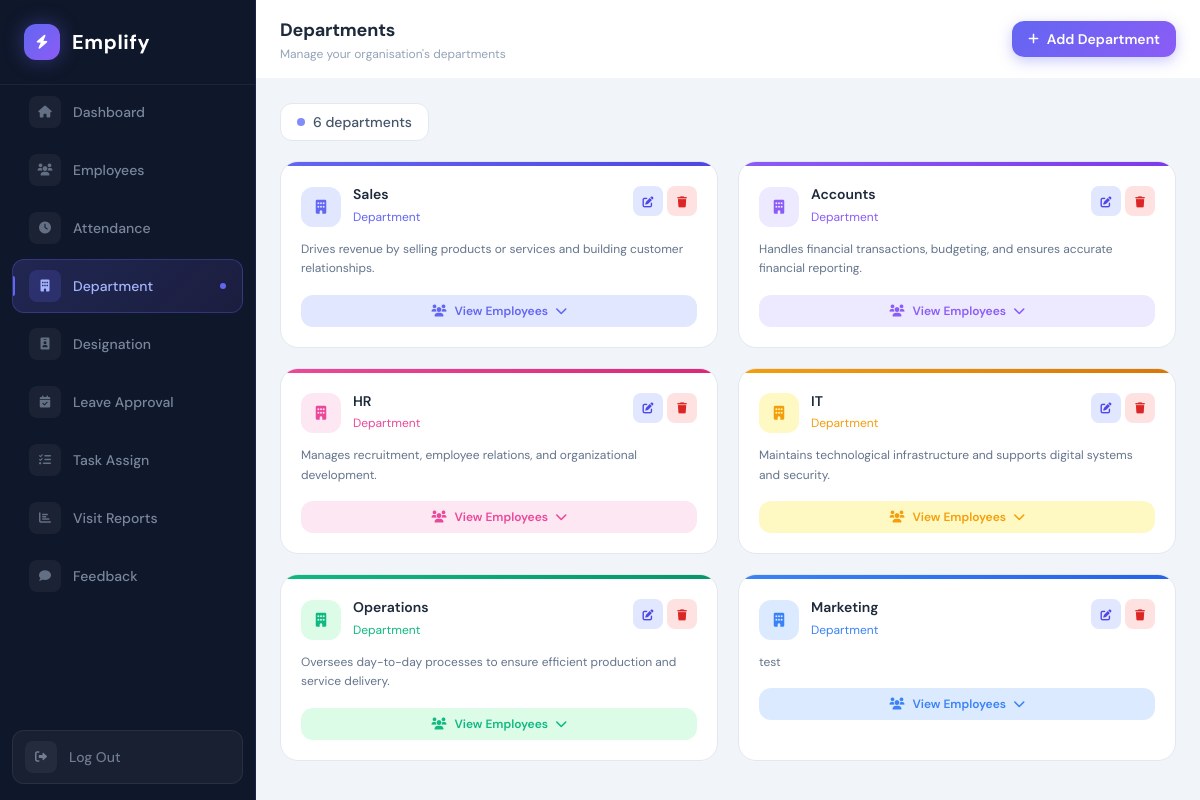
Screenshot of /admin/department.php (signed in) with the database file from the repository.
### tables this page shows
CREATE TABLE `department` (
  `dep_id` int(11) NOT NULL,
  `name` varchar(100) DEFAULT NULL,
  `description` varchar(200) DEFAULT NULL
);

### admin/department.php (the view, shortened to what this page needs)
<?php
require_once '../config/db.php';
$result      = $conn->query("SELECT * FROM department");
$departments = $result ? $result->fetch_all(MYSQLI_ASSOC) : [];
$total       = count($departments);
?>
<!DOCTYPE html>
<html lang="en">
<head>
    <script src="https://cdn.tailwindcss.com"></script>
    <link rel="stylesheet" href="https://cdnjs.cloudflare.com/ajax/libs/font-awesome/6.0.0/css/all.min.css">
</head>
<body>
<?php include('../includes/sidebar.php'); ?>
<div class="main-area">
    <div class="flex items-center justify-between px-6 py-4 bg-white"
         style="border-bottom: 1px solid #f1f5f9; min-height: 64px;">
        <div>
            <h1 class="text-lg font-bold text-slate-800" style="letter-spacing: -0.2px;">Departments</h1>
            <p class="text-xs text-slate-400 mt-0.5">Manage your organisation's departments</p>
        </div>
        <button onclick="openModal('addModal')"
                class="inline-flex items-center gap-2 text-sm font-semibold px-4 py-2 rounded-xl text-white transition-all"
                style="background: linear-gradient(135deg,#6366f1,#8b5cf6); box-shadow: 0 4px 14px rgba(99,102,241,0.35);"
                onmouseover="this.style.boxShadow='0 6px 20px rgba(99,102,241,0.5)'"
                onmouseout="this.style.boxShadow='0 4px 14px rgba(99,102,241,0.35)'">
            <i class="fas fa-plus text-xs"></i> Add Department
        </button>
    </div>
    <div class="flex-1 overflow-y-auto p-6 space-y-5">
        <div class="flex items-center gap-3">
            <div class="flex items-center gap-2 text-sm font-medium px-4 py-2 rounded-xl bg-white"
                 style="border: 1px solid #e2e8f0;">
                <span class="w-2 h-2 rounded-full bg-indigo-400 inline-block"></span>
                <span class="text-slate-600"><?php echo $total; ?> department<?php echo $total !== 1 ? 's' : ''; ?></span>
            </div>
        </div>
        <?php if (empty($departments)): ?>
        <div class="flex flex-col items-center justify-center py-24">
            <div class="w-16 h-16 rounded-2xl flex items-center justify-center mb-4"
                 style="background: #f1f5f9;">
                <i class="fas fa-building text-slate-300 text-2xl"></i>
            </div>
            <p class="text-slate-400 font-medium">No departments yet</p>
            <p class="text-slate-300 text-sm mt-1">Click "Add Department" to create your first one</p>
        </div>
        <?php else: ?>
        <?php
        $card_accents = [
            ['light'=>'#e0e7ff','color'=>'#6366f1','dark'=>'#4f46e5'],
            ['light'=>'#ede9fe','color'=>'#8b5cf6','dark'=>'#7c3aed'],
            ['light'=>'#fce7f3','color'=>'#ec4899','dark'=>'#db2777'],
            ['light'=>'#fef9c3','color'=>'#f59e0b','dark'=>'#d97706'],
            ['light'=>'#dcfce7','color'=>'#10b981','dark'=>'#059669'],
            ['light'=>'#dbeafe','color'=>'#3b82f6','dark'=>'#2563eb'],
            ['light'=>'#ffedd5','color'=>'#f97316','dark'=>'#ea580c'],
        ];
        ?>
        <div class="grid grid-cols-1 sm:grid-cols-2 xl:grid-cols-3 gap-5">
            <?php foreach ($departments as $i => $dept):
                $ac = $card_accents[$i % count($card_accents)];
            ?>
            <div class="dept-card">
                <div class="h-1 w-full" style="background: linear-gradient(90deg, <?php echo $ac['color']; ?>, <?php echo $ac['dark']; ?>);"></div>
                <div class="p-5">
                    <div class="flex items-start justify-between gap-3 mb-3">
                        <div class="flex items-center gap-3">
                            <div class="w-10 h-10 rounded-xl flex items-center justify-center flex-shrink-0"
                                 style="background: <?php echo $ac['light']; ?>;">
                                <i class="fas fa-building text-sm" style="color: <?php echo $ac['color']; ?>;"></i>
                            </div>
                            <div>
                                <h3 class="font-semibold text-slate-800 text-sm leading-tight">
                                    <?php echo htmlspecialchars($dept['name']); ?>
                                </h3>
                                <span class="text-xs" style="color: <?php echo $ac['color']; ?>;">Department</span>
                            </div>
                        </div>
                        <div class="flex items-center gap-1 flex-shrink-0">
                            <button class="btn-icon" style="background:#e0e7ff; color:#4f46e5;"
                                    onmouseover="this.style.background='#c7d2fe'"
                                    onmouseout="this.style.background='#e0e7ff'"
                                    onclick="openEditModal(<?php echo $dept['dep_id']; ?>, '<?php echo htmlspecialchars(addslashes($dept['name'])); ?>', '<?php echo htmlspecialchars(addslashes($dept['description'])); ?>')"
                                    title="Edit">
                                <i class="fas fa-edit"></i>
                            </button>
                            <button class="btn-icon" style="background:#fee2e2; color:#dc2626;"
                                    onmouseover="this.style.background='#fecaca'"
                                    onmouseout="this.style.background='#fee2e2'"
                                    onclick="confirmDelete(<?php echo $dept['dep_id']; ?>)"
                                    title="Delete">
                                <i class="fas fa-trash"></i>
                            </button>
                        </div>
                    </div>
                    <p class="text-xs text-slate-500 leading-relaxed mb-4 line-clamp-2">
                        <?php echo htmlspecialchars($dept['description']) ?: '<span class="text-slate-300 italic">No description provided</span>'; ?>
                    </p>
                    <button onclick="toggleEmployees(<?php echo $dept['dep_id']; ?>, this)"
                            class="w-full flex items-center justify-center gap-2 text-xs font-semibold py-2 rounded-xl transition-all"
                            style="background: <?php echo $ac['light']; ?>; color: <?php echo $ac['color']; ?>;">
                        <i class="fas fa-users text-xs"></i>
                        <span>View Employees</span>
                        <i class="fas fa-chevron-down text-xs transition-transform" id="chevron-<?php echo $dept['dep_id']; ?>"></i>
                    </button>
                </div>
            </div>
            <?php endforeach; ?>
        </div>
        <?php endif; ?>
    </div>
</div>
</body>
</html>

### admin/department.php (style rules this page uses)
* { font-family: 'DM Sans', sans-serif; }
body { background: #f1f5f9; height: 100vh; overflow: hidden; }
.main-area { display: flex; flex-direction: column; height: 100vh; overflow: hidden; margin-left: 0; }
@media (min-width: 1024px) { .main-area { margin-left: 256px; } }
.dept-card { background: #fff; border: 1px solid #e2e8f0; border-radius: 18px; transition: box-shadow 0.2s, transform 0.2s; overflow: hidden; }
.btn-icon { width: 30px; height: 30px; border-radius: 8px; display: inline-flex; align-items: center; justify-content: center; font-size: 11px; transition: background 0.15s, transform 0.15s; cursor: pointer; border: none; }

### rows the page displays
department: name "Sales", description "Drives revenue by selling products or services and building customer relationships."
department: name "Accounts", description "Handles financial transactions, budgeting, and ensures accurate financial reporting."
department: name "HR", description "Manages recruitment, employee relations, and organizational development."
department: name "IT", description "Maintains technological infrastructure and supports digital systems and security."
department: name "Operations", description "Oversees day-to-day processes to ensure efficient production and service delivery."
department: name "Marketing", description "test"

### other values shown
$item['label'] "Dashboard"
$item['label'] "Employees"
$item['label'] "Attendance"
$item['label'] "Department"
$item['label'] "Designation"
$item['label'] "Leave Approval"
$item['label'] "Task Assign"
$item['label'] "Visit Reports"
$item['label'] "Feedback"
$total "6"
